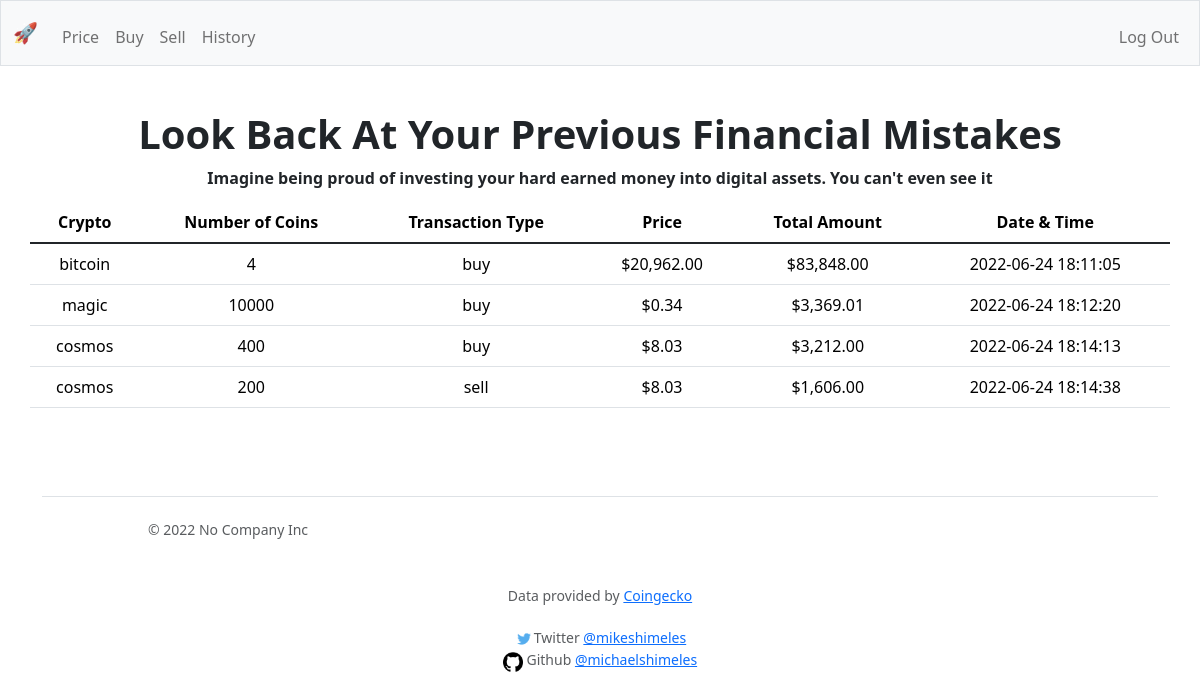
Page /history (signed in) on the committed database.
### tables this page shows
CREATE TABLE crypto_txs
(primary_id INTEGER PRIMARY KEY AUTOINCREMENT NOT NULL,
user_id INTEGER NOT NULL,
tx_type TEXT NOT NULL,
crypto TEXT NOT NULL,
num_of_coins NUMERIC NOT NULL,
price_per_coin FLOAT NOT NULL,
total_amount_tx NUMERIC, timestamp DATETIME);

### app.py (the view)
@app.route("/history")
@login_required
def history():
    if request.method == "GET":
        txs = db.execute(
            "SELECT * FROM crypto_txs WHERE user_id = ?", session["user_id"])
        return render_template("history.html", txs=txs)

### app.py (called while the page is built)
@app.after_request
def after_request(response):
    response.headers["Cache-Control"] = "no-cache, no-store, must-revalidate"
    response.headers["Expires"] = 0
    response.headers["Pragma"] = "no-cache"
    return response

### helpers.py (called while the page is built)
def login_required(f):
    @wraps(f)
    def decorated_function(*args, **kwargs):
        if session.get("user_id") is None:
            return redirect("/login")
        return f(*args, **kwargs)
    return decorated_function

def usd(value):
    return f"${value:,.2f}"

### templates/history.html (shortened to what this page needs)
{% extends "layout.html" %}
{% block main %}
<h1 class="display-6 fw-bold lh-1 mb-3">Look Back At Your Previous Financial Mistakes</h1>
<p class="display-10 fw-bold lh-1 mb-3">Imagine being proud of investing your hard earned money into digital assets. You can't even see it</p>
<table class="table container">
    <thead>
        <tr>
            <th scope="col">Crypto</th>
            <th scope="col">Number of Coins</th>
            <th scope="col">Transaction Type</th>
            <th scope="col">Price</th>
            <th scope="col">Total Amount</th>
            <th scope="col">Date & Time</th>
        </tr>
    </thead>
    <tbody>
        {% for portfolio in txs %}
        <tr>
            <td>{{ portfolio.crypto }}</td>
            <td>{{ portfolio.num_of_coins }}</td>
            <td>{{ portfolio.tx_type }}</td>
            <td>{{ portfolio.price_per_coin | usd }}</td>
            <td>{{ portfolio.total_amount_tx | usd }}</td>
            <td>{{ portfolio.timestamp }}</td>
        </tr>
        {% endfor %}
    </tbody>
</table>
{% endblock %}

### templates/layout.html (shortened to what this page needs)
<!DOCTYPE html>
<html lang="en">
    <head>
        <link href="https://cdn.jsdelivr.net/npm/bootstrap@5.1.3/dist/css/bootstrap.min.css" rel="stylesheet">
        <link href="/static/styles.css" rel="stylesheet">
        <link href="../assets/dist/css/bootstrap.min.css" rel="stylesheet">
        <link href="heroes.css" rel="stylesheet">
        </head>
        <body>
            <nav class="bg-light border navbar navbar-expand-md navbar-light">
                <div class="container-fluid">
                    <a class="navbar-brand" href="/">🚀</span></a>
                    <div class="collapse navbar-collapse" id="navbar">
                        {% if session["user_id"] %}
                            <ul class="navbar-nav me-auto mt-2">
                                <li class="nav-item"><a class="nav-link" href="/price">Price</a></li>
                                <li class="nav-item"><a class="nav-link" href="/buy">Buy</a></li>
                                <li class="nav-item"><a class="nav-link" href="/sell">Sell</a></li>
                                <li class="nav-item"><a class="nav-link" href="/history">History</a></li>
                            </ul>
                            <ul class="navbar-nav ms-auto mt-2">
                                <li class="nav-item"><a class="nav-link" href="/logout">Log Out</a></li>
                            </ul>
                        {% else %}
                            <ul class="navbar-nav ms-auto mt-2">
                                <li class="nav-item"><a class="nav-link" href="/register">Register</a></li>
                                <li class="nav-item"><a class="nav-link" href="/login">Log In</a></li>
                            </ul>
                        {% endif %}
                    </div>
                </div>
            </nav>
            <main class="container-fluid py-5 text-center">
                {% block main %}{% endblock %}
            </main>
            <footer class="mb-5 small text-center text-muted footer">
    <link href="../assets/dist/css/bootstrap.min.css" rel="stylesheet">
    <div class="container">
    <footer class="d-flex flex-wrap justify-content-between align-items-center py-3 my-4 border-top">
    <p class="col-md-4 mb-0 text-muted">&copy; 2022 No Company Inc</p>
    <a href="/" class="col-md-4 d-flex align-items-center justify-content-center mb-3 mb-md-0 me-md-auto link-dark text-decoration-none">
    <svg class="bi me-2" width="40" height="32"><use xlink:href="#bootstrap"/></svg>
    </a>
    </footer>
    </div>
                Data provided by <a href="https://coingecko.com/">Coingecko</a>
                <br>
                <br>
                <img src="/static/twitter.png" alt="Twitter" width="20" height="20">Twitter </a><a href="https://twitter.com/mikeshimeles">@mikeshimeles</a>
                <br>
                <img src="/static/github.png" alt="github" width="20" height="20"> Github </a><a href="https://github.com/michaelshimeles">@michaelshimeles</a>
            </footer>
        </body>
    </html>

### templates/layout.html (style rules this page uses)
.bi { vertical-align: -.125em; fill: currentColor; }

### rows in the picture
crypto_txs: crypto "bitcoin", num_of_coins "4", tx_type "buy", price_per_coin "$20,962.00", total_amount_tx "$83,848.00", timestamp "2022-06-24 18:11:05"
crypto_txs: crypto "magic", num_of_coins "10000", tx_type "buy", price_per_coin "$0.34", total_amount_tx "$3,369.01", timestamp "2022-06-24 18:12:20"
crypto_txs: crypto "cosmos", num_of_coins "400", tx_type "buy", price_per_coin "$8.03", total_amount_tx "$3,212.00", timestamp "2022-06-24 18:14:13"
crypto_txs: crypto "cosmos", num_of_coins "200", tx_type "sell", price_per_coin "$8.03", total_amount_tx "$1,606.00", timestamp "2022-06-24 18:14:38"
